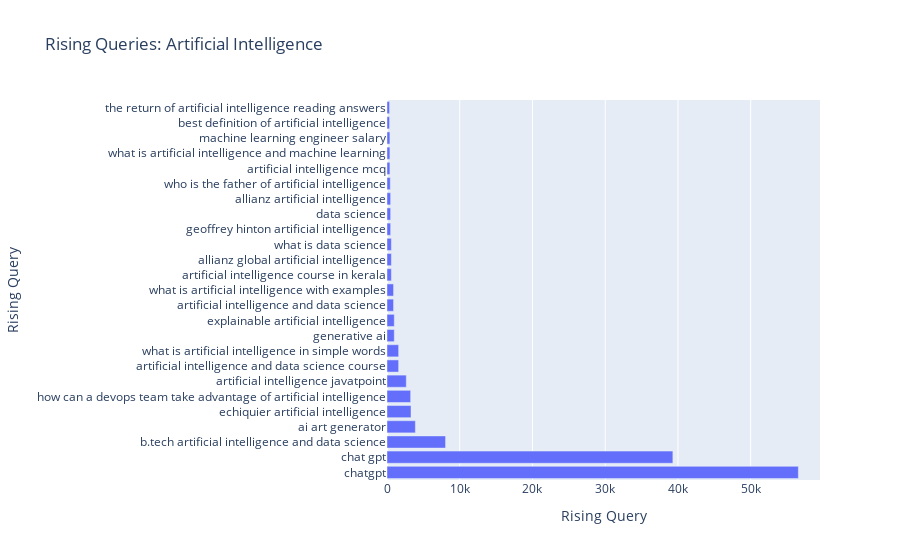

Notebook code cell kept with this figure:
### Code cell
queries_rising=pytrends.related_queries()[keywords[0]]['rising']
fig=go.Figure(data=go.Bar(x=queries_rising['value'].tolist(), y=queries_rising['query'],orientation='h'))
fig.update_layout(title='Rising Queries: {} '.format(keywords[0]),xaxis_title='Rising Query',yaxis_title='Rising Query')
fig.show()

### Figure 1 — Plotly figure (JSON) as saved in the notebook; plotly's stock layout.template omitted (floating-point values rounded to 4 significant figures)
{"data": [{"orientation": "h", "type": "bar", "x": [56550, 39300, 8050, 3900, 3300, 3250, 2650, 1600, 1600, 1000, 1000, 900, 900, 600, 600, 600, 500, 500, 500, 450, 400, 400, 400, 350, 350], "y": ["chatgpt", "chat gpt", "b.tech artificial intelligence and data science", "ai art generator", "echiquier artificial intelligence", "how can a devops team take advantage of artificial intelligence", "artificial intelligence javatpoint", "artificial intelligence and data science course", "what is artificial intelligence in simple words", "generative ai", "explainable artificial intelligence", "artificial intelligence and data science", "what is artificial intelligence with examples", "artificial intelligence course in kerala", "allianz global artificial intelligence", "what is data science", "geoffrey hinton artificial intelligence", "data science", "allianz artificial intelligence", "who is the father of artificial intelligence", "artificial intelligence mcq", "what is artificial intelligence and machine learning", "machine learning engineer salary", "best definition of artificial intelligence", "the return of artificial intelligence reading answers"]}], "layout": {"title": {"text": "Rising Queries: Artificial Intelligence "}, "xaxis": {"title": {"text": "Rising Query"}}, "yaxis": {"title": {"text": "Rising Query"}}}}
